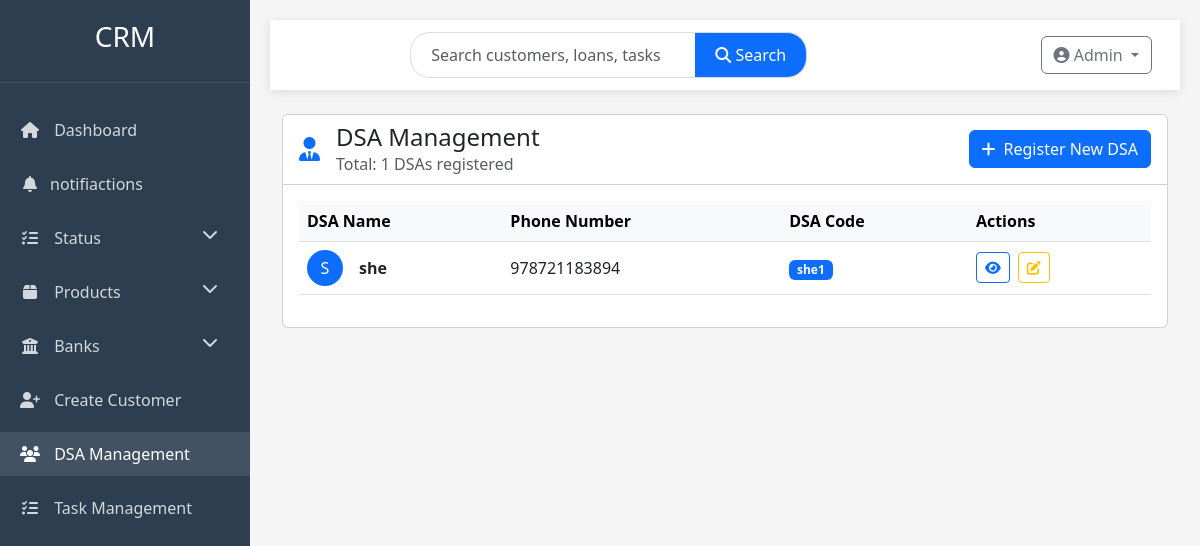
The app's page /dsa_list, older data.
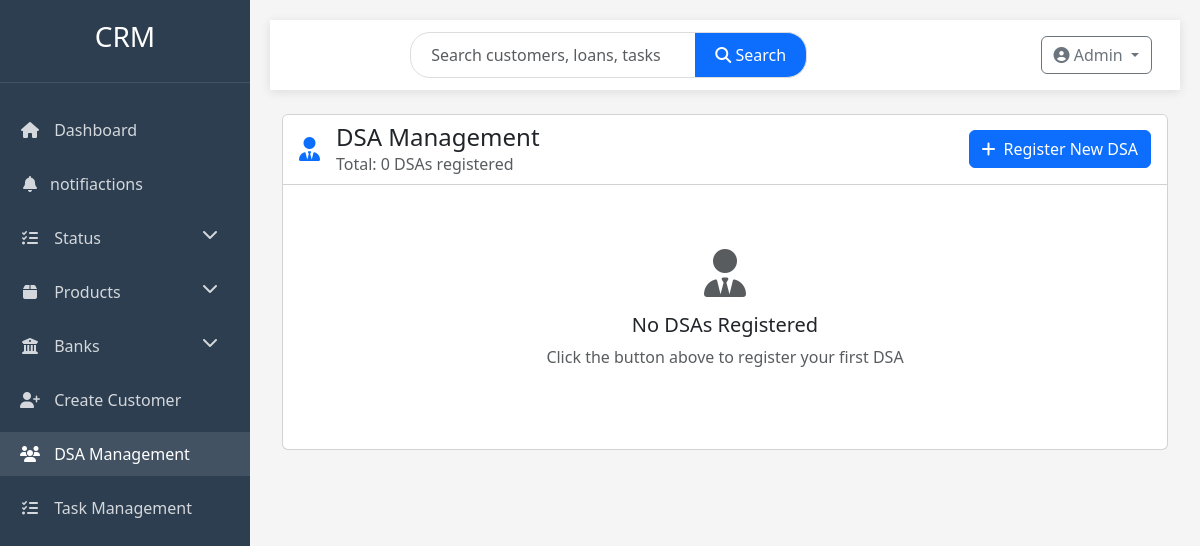
The same page, newer data.
### profiles/models.py (models this page shows, shortened)
class DSA(models.Model):
    dsa_name = models.CharField(max_length=50)
    dsa_code = models.CharField(max_length=50)
    dsa_phone_number = models.IntegerField()
    created_date = models.DateField(auto_now_add=True)

### profiles/views.py (the view)
# urls.py: path('dsa_list',views.dsa_lis,name='dsa_list'),
def dsa_lis(request):
    dsa = DSA.objects.all()
    return render(request,'dsa_list.html',{'dsa':dsa})

### templates/dsa_list.html (shortened to what this page needs)
{% extends 'base.html' %}
{% block content %}
<div class="row animate-fade">
    <div class="col-12">
        <div class="card">
            <div class="card-header bg-white">
                <div class="d-flex justify-content-between align-items-center">
                    <div class="d-flex align-items-center">
                        <i class="fas fa-user-tie me-3 text-primary" style="font-size: 1.5rem;"></i>
                        <div>
                            <h4 class="mb-0">DSA Management</h4>
                            <p class="text-muted mb-0">Total: {{ dsa.count }} DSAs registered</p>
                        </div>
                    </div>
                    <a href="{% url 'dsa_create' %}" class="btn btn-primary">
                        <i class="fas fa-plus me-2"></i>Register New DSA
                    </a>
                </div>
            </div>
            <div class="card-body">
                {% if dsa %}
                <div class="table-responsive">
                    <table class="table table-hover align-middle">
                        <thead class="table-light">
                            <tr>
                                <th>DSA Name</th>
                                <th>Phone Number</th>
                                <th>DSA Code</th>
                                <th>Actions</th>
                            </tr>
                        </thead>
                        <tbody>
                            {% for ds in dsa %}
                            <tr>
                                <td>
                                    <div class="d-flex align-items-center">
                                        <div class="avatar bg-primary text-white rounded-circle d-flex align-items-center justify-content-center me-3" style="width: 36px; height: 36px;">
                                            {{ ds.dsa_name|first|upper }}
                                        </div>
                                        <strong>{{ ds.dsa_name }}</strong>
                                    </div>
                                </td>
                                <td>{{ ds.dsa_phone_number }}</td>
                                <td>
                                    <span class="badge bg-primary">{{ ds.dsa_code }}</span>
                                </td>
                                <td>
                                    <div class="d-flex gap-2">
                                        <a href="#" class="btn btn-sm btn-outline-primary">
                                            <i class="fas fa-eye"></i>
                                        </a>
                                        <a href="#" class="btn btn-sm btn-outline-warning">
                                            <i class="fas fa-edit"></i>
                                        </a>
                                    </div>
                                </td>
                            </tr>
                            {% endfor %}
                        </tbody>
                    </table>
                </div>
                {% else %}
                <div class="text-center py-5">
                    <i class="fas fa-user-tie fa-3x text-muted mb-3"></i>
                    <h5>No DSAs Registered</h5>
                    <p class="text-muted">Click the button above to register your first DSA</p>
                </div>
                {% endif %}
            </div>
        </div>
    </div>
</div>
{% endblock %}

### templates/base.html (shortened to what this page needs)
<!DOCTYPE html>
<html lang="en">
<head>
    <link href="https://cdn.jsdelivr.net/npm/bootstrap@5.3.0/dist/css/bootstrap.min.css" rel="stylesheet">
    <link rel="stylesheet" href="https://cdnjs.cloudflare.com/ajax/libs/font-awesome/6.4.0/css/all.min.css">
</head>
<body>
    <div class="sidebar" id="sidebar">
        <div class="sidebar-header">
            <h3 class="text-center">
                <a href="{% url 'home' %}" style="color: inherit; text-decoration: none;">CRM</a>
            </h3>
        </div>
        <div class="sidebar-menu">
            <ul class="nav flex-column">
                <li class="nav-item">
                    <a class="nav-link" href="{% url 'list' %}"><i class="fas fa-home"></i> Dashboard</a>
                </li>
                <li class="nav-item">
                    <a class="nav-link" href="{% url 'upcoming_notifications' %}"><i class="fas fa-bell"></i>notifiactions</a>
                </li>
                <li class="nav-item">
                    <a class="nav-link" data-bs-toggle="collapse" href="#statusMenu">
                        <i class="fas fa-tasks"></i> Status <i class="fas fa-chevron-down float-end"></i>
                    </a>
                </li>
                <li class="nav-item">
                    <a class="nav-link" data-bs-toggle="collapse" href="#productMenu">
                        <i class="fas fa-box"></i> Products <i class="fas fa-chevron-down float-end"></i>
                    </a>
                </li>
                <li class="nav-item">
                    <a class="nav-link" data-bs-toggle="collapse" href="#bankMenu">
                        <i class="fas fa-university"></i> Banks <i class="fas fa-chevron-down float-end"></i>
                    </a>
                </li>
                <li class="nav-item">
                    <a class="nav-link" href="{% url 'create_customer' %}"><i class="fas fa-user-plus"></i> Create Customer</a>
                </li>
                <li class="nav-item">
                    <a class="nav-link" href="{% url 'dsa_list' %}"><i class="fas fa-users"></i> DSA Management</a>
                </li>
                <li class="nav-item">
                    <a class="nav-link" href="{% url 'task_list' %}"><i class="fas fa-tasks"></i> Task Management</a>
                </li>
            </ul>
        </div>
    </div>
    <div class="main-content" id="mainContent">
        <div class="top-navbar mb-4">
            <div class="container-fluid">
                <div class="row align-items-center gx-0">
                    <div class="col-lg-6 col-md-7 mx-lg-auto px-2">
                        <div class="search-container">
                            <form class="search-form" method="GET" action="{% url 'search' %}">
                                <div class="input-group search-input-group">
                                    <input type="search"
                                           class="form-control search-input"
                                           placeholder="Search customers, loans, tasks..."
                                           name="keyword"
                                           aria-label="Search">
                                    <button class="btn btn-primary search-button" type="submit">
                                        <i class="fas fa-search"></i>
                                        <span class="search-button-text"> Search</span>
                                    </button>
                                </div>
                            </form>
                        </div>
                    </div>
                    <div class="col-auto user-dropdown-container pe-3">
                        <div class="dropdown">
                            <button class="btn btn-outline-secondary dropdown-toggle"
                                    type="button"
                                    id="userDropdown"
                                    data-bs-toggle="dropdown">
                                <i class="fas fa-user-circle"></i>
                                <span class="user-dropdown-text"> Admin</span>
                            </button>
                        </div>
                    </div>
                </div>
            </div>
        </div>
        <div class="container-fluid">
            {% block content %}{% endblock %}
        </div>
    </div>
</body>
</html>

### templates/base.html (style rules this page uses)
:root { --primary-color: #3498db; --secondary-color: #2c3e50; --accent-color: #e74c3c; --light-color: #ecf0f1; --dark-color: #2c3e50; --sidebar-width: 250px; }
body { font-family: 'Segoe UI', Tahoma, Geneva, Verdana, sans-serif; background-color: #f5f5f5; color: #333; display: flex; min-height: 100vh; overflow-x: hidden; }
.sidebar { width: var(--sidebar-width); background-color: var(--secondary-color); color: white; position: fixed; height: 100vh; padding: 20px 0; transition: all 0.3s; z-index: 1000; overflow-y: auto; }
.sidebar-header { padding: 0 20px 20px; border-bottom: 1px solid rgba(255, 255, 255, 0.1); }
.sidebar-menu { padding: 20px 0; }
.nav-link { color: rgba(255, 255, 255, 0.8); padding: 10px 20px; margin: 5px 0; border-radius: 0; transition: all 0.3s; }
.nav-link:hover, .nav-link.active { color: white; background-color: rgba(255, 255, 255, 0.1); }
.nav-link i { margin-right: 10px; width: 20px; text-align: center; }
.main-content { margin-left: var(--sidebar-width); width: calc(100% - var(--sidebar-width)); padding: 20px; transition: all 0.3s; overflow-x: auto; }
.top-navbar { background-color: white; box-shadow: 0 2px 10px rgba(0, 0, 0, 0.1); padding: 0.75rem 0; position: sticky; top: 0; z-index: 100; }
.search-container { width: 100%; max-width: 600px; margin: 0 auto; padding: 0 15px; }
.search-form { width: 100%; }
.search-input-group { width: 100%; }
.search-input { border-radius: 20px 0 0 20px !important; padding: 10px 20px; border: 1px solid #ddd; }
.search-button { border-radius: 0 20px 20px 0 !important; padding: 10px 20px; min-width: 100px; border: 1px solid #ddd; border-left: none; }
.user-dropdown-container { margin-left: auto; padding-right: 15px; }

Row changes from the older to the newer data that the page shows:
removed DSA: dsa_name|first "S", dsa_name "she", dsa_phone_number "978721183894", dsa_code "she1"
Text that changed along with them:
{{ dsa.count }}: "1" → "0"
text no longer shown: "DSA Name Phone Number DSA Code Actions"
text now shown: "No DSAs Registered Click the button above to register your first DSA"
